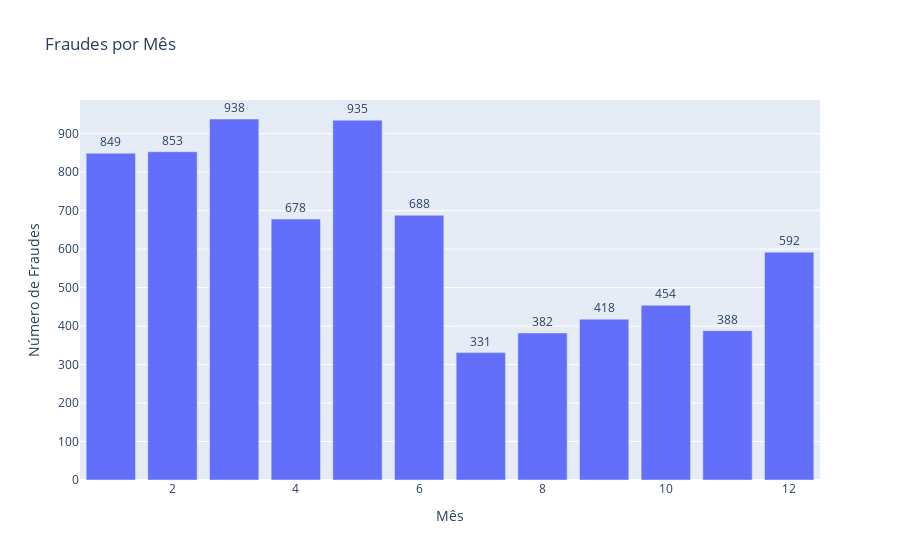

Notebook source saved alongside this figure:
### Code cell
# Análise temporal

# Convertendo a coluna 'trans_date_trans_time' para um objeto de data e hora
df_train['trans_date_trans_time'] = pd.to_datetime(df_train['trans_date_trans_time'])

# Extraindo características de data e hora
df_train['ano'] = df_train['trans_date_trans_time'].dt.year
df_train['mes'] = df_train['trans_date_trans_time'].dt.month
df_train['dia_da_semana'] = df_train['trans_date_trans_time'].dt.day_name()
df_train['hora'] = df_train['trans_date_trans_time'].dt.hour

# Filtrando fraudes
frauds = df_train[df_train['is_fraud'] == 1]

# Contando fraudes por mês
frauds_by_month = frauds['mes'].value_counts().sort_index().reset_index()
frauds_by_month.columns = ['Mês', 'Número de Fraudes']

# Criando um gráfico de barras interativo com Plotly
fig = px.bar(frauds_by_month, x='Mês', y='Número de Fraudes', title='Fraudes por Mês',
             labels={'Mês': 'Mês', 'Número de Fraudes': 'Número de Fraudes'})

# Adicionando números em cima das barras
fig.update_traces(text=frauds_by_month['Número de Fraudes'], textposition='outside')

fig.show()

### Figure 1 — Plotly figure (JSON) as saved in the notebook; plotly's stock layout.template omitted (floating-point values rounded to 4 significant figures)
{"data": [{"alignmentgroup": "True", "hovertemplate": "Mês=%{x}<br>Número de Fraudes=%{y}<extra></extra>", "legendgroup": "", "marker": {"color": "#636efa", "pattern": {"shape": ""}}, "name": "", "offsetgroup": "", "orientation": "v", "showlegend": false, "text": [849, 853, 938, 678, 935, 688, 331, 382, 418, 454, 388, 592], "textposition": "outside", "type": "bar", "x": [1, 2, 3, 4, 5, 6, 7, 8, 9, 10, 11, 12], "xaxis": "x", "y": [849, 853, 938, 678, 935, 688, 331, 382, 418, 454, 388, 592], "yaxis": "y"}], "layout": {"barmode": "relative", "legend": {"tracegroupgap": 0}, "title": {"text": "Fraudes por Mês"}, "xaxis": {"anchor": "y", "domain": [0, 1], "title": {"text": "Mês"}}, "yaxis": {"anchor": "x", "domain": [0, 1], "title": {"text": "Número de Fraudes"}}}}
